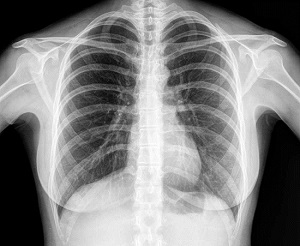
#> input picture Selective Filtering/xray.jpg, 300 x 246 px
$ python 'Selective Filtering.py'
#> lines starting #> are read from the running program, lines starting #| are printed output that depends on the picture; after the words box and inside, x2 and y2 are one past the last pixel; in counts of white or black regions, pixels touching at a corner belong together
import cv2
import numpy as np
from matplotlib import pyplot as plt

# Memuat gambar grayscale
img = cv2.imread('xray.jpg', 0)
#> img is the input picture: shape (246, 300); min 0, max 255, mean 131

# Menghitung 2D Fourier Transform dari gambar
f = np.fft.fft2(img)
fshift = np.fft.fftshift(f)

# Mendefiniskan selective filter
rows, cols = img.shape
#> rows = 246; cols = 300
crow, ccol = int(rows/2), int(cols/2)
#> crow = 123; ccol = 150
radius = 30
mask = np.ones((rows, cols), np.uint8)
cv2.circle(mask, (ccol, crow), radius, 0, -1)
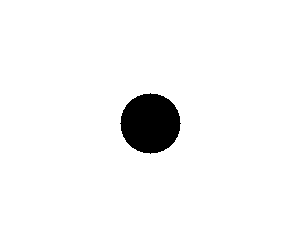
#> mask: shape (246, 300); values 0 (black) and 1 (white), 96.2% white; 1 black region, box (x1, y1, x2, y2) and area: (120, 93, 181, 154) 2821

# Mengaplikasikan selective filter ke Fourier Transform dari image
filtered_spectrum = fshift * mask

# Mengganti filtered spectrum kembali ke lokasi original
f_ishift = np.fft.ifftshift(filtered_spectrum)

# Menjalankan inverse Fourier Transform untuk mendapatkan gambar kembali ke domain spasial
img_back = np.fft.ifft2(f_ishift)
img_back = np.abs(img_back)
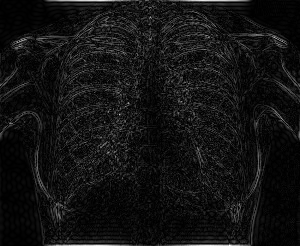
#> img_back: shape (246, 300) float64; min 3.07e-05, max 99.47, mean 7.5; drawn with min black and max white

# Menampilkan gambar original and filtered
plt.subplot(121),plt.imshow(img, cmap = 'gray')
plt.title('Input Image'), plt.xticks([]), plt.yticks([])
plt.subplot(122),plt.imshow(img_back, cmap = 'gray')
plt.title('Filtered Image'), plt.xticks([]), plt.yticks([])
plt.show()
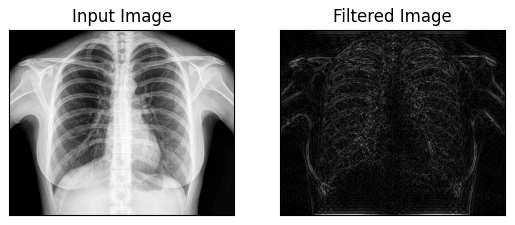
#> figure drawn by matplotlib, 2 panels
